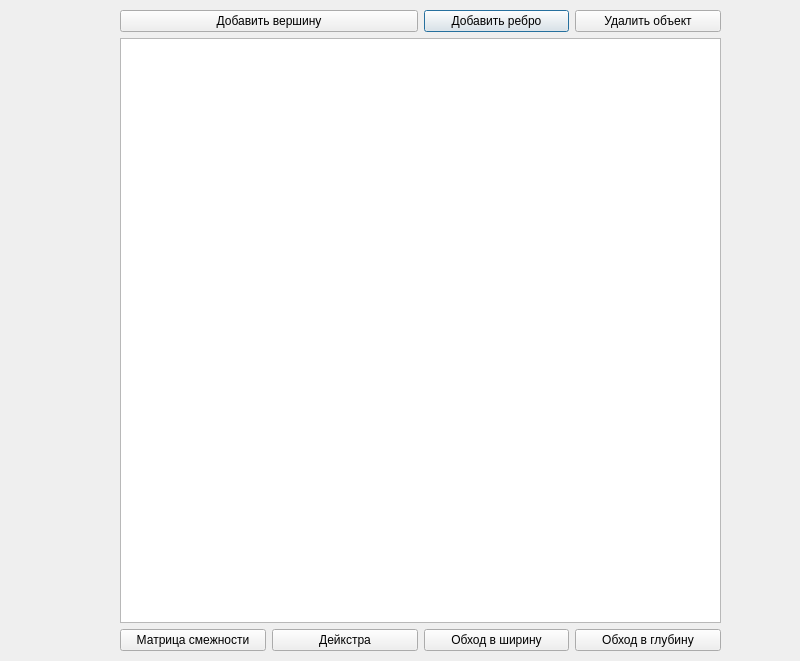
<?xml version="1.0" encoding="UTF-8"?>
<ui version="4.0">
 <class>Dialog</class>
 <widget class="QDialog" name="Dialog">
  <property name="geometry">
   <rect>
    <x>0</x>
    <y>0</y>
    <width>800</width>
    <height>661</height>
   </rect>
  </property>
  <property name="windowTitle">
   <string>Dialog</string>
  </property>
  <widget class="QWidget" name="layoutWidget">
   <property name="geometry">
    <rect>
     <x>120</x>
     <y>10</y>
     <width>601</width>
     <height>641</height>
    </rect>
   </property>
   <layout class="QGridLayout" name="gridLayout">
    <item row="1" column="0" colspan="4">
     <widget class="QGraphicsView" name="graphicsView"/>
    </item>
    <item row="0" column="2">
     <widget class="QPushButton" name="btnAddEdge">
      <property name="text">
       <string>Добавить ребро</string>
      </property>
     </widget>
    </item>
    <item row="0" column="3">
     <widget class="QPushButton" name="btnDelete">
      <property name="text">
       <string>Удалить объект</string>
      </property>
     </widget>
    </item>
    <item row="2" column="0">
     <widget class="QPushButton" name="btnAdj">
      <property name="text">
       <string>Матрица смежности</string>
      </property>
     </widget>
    </item>
    <item row="2" column="2">
     <widget class="QPushButton" name="btnBFS">
      <property name="text">
       <string>Обход в ширину</string>
      </property>
     </widget>
    </item>
    <item row="2" column="3">
     <widget class="QPushButton" name="btnDFS">
      <property name="text">
       <string>Обход в глубину</string>
      </property>
     </widget>
    </item>
    <item row="2" column="1">
     <widget class="QPushButton" name="btnDijkstra">
      <property name="text">
       <string>Дейкстра</string>
      </property>
     </widget>
    </item>
    <item row="0" column="0" colspan="2">
     <widget class="QPushButton" name="btnAddVertex">
      <property name="text">
       <string>Добавить вершину</string>
      </property>
     </widget>
    </item>
   </layout>
  </widget>
 </widget>
 <resources/>
 <connections/>
</ui>
